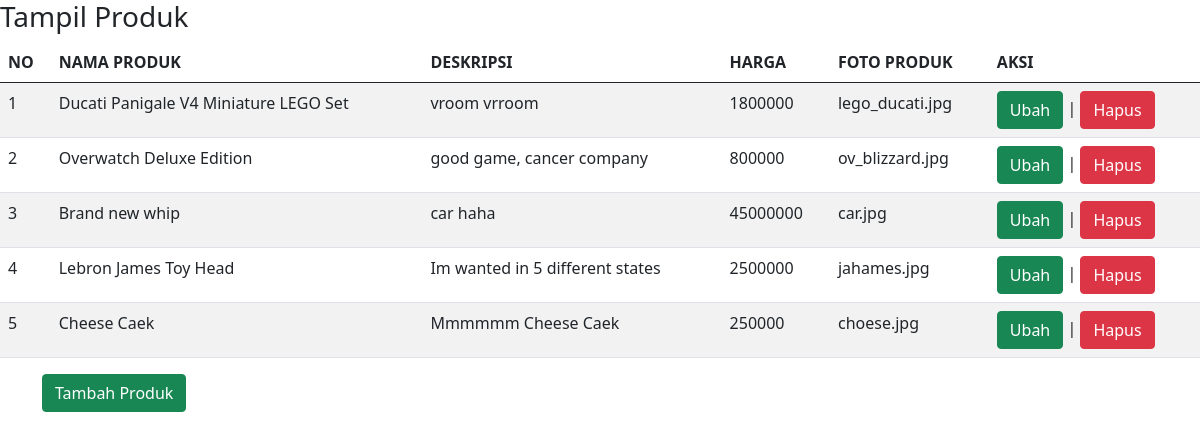
Page /toko_online_final/tampil_produk.php on the committed database.
### tables this page shows
CREATE TABLE `produk` (
  `id_produk` int(11) NOT NULL,
  `nama_produk` varchar(100) NOT NULL,
  `deskripsi` text NOT NULL,
  `harga` int(11) NOT NULL,
  `foto_produk` varchar(225) NOT NULL
);

### toko_online_final/tampil_produk.php (the view, shortened to what this page needs)
<!DOCTYPE html>
<html>
<head>
    <link href="https://cdn.jsdelivr.net/npm/bootstrap@5.0.1/dist/css/bootstrap.min.css" rel="stylesheet">
</head>
<body>
    <h3>Tampil Produk</h3>
    <table class="table table-hover table-striped">
        <thead>
            <tr>
                <th>NO</th>
                <th>NAMA PRODUK</th>
                <th>DESKRIPSI</th>
                <th>HARGA</th>
                <th>FOTO PRODUK</th>
                <th>AKSI</th>
            </tr>
        </thead>
        <tbody>
            <?php
            include "koneksi.php";
            $qry_produk=mysqli_query($conn,"SELECT * FROM produk");
            $no=0;
            while($data_produk=mysqli_fetch_array($qry_produk)){
            $no++;?>
        <tr>
            <td><?=$no?></td>
            <td><?=$data_produk['nama_produk']?></td>
            <td><?=$data_produk['deskripsi']?></td>
            <td><?=$data_produk['harga']?></td>
            <td><?=$data_produk['foto_produk']?></td>
            <td>
                <a href="ubah_produk.php?id_produk=<?=$data_produk['id_produk']?>" class="btn btn-success">Ubah</a>
                | <a href="hapus_produk.php?id_produk=<?=$data_produk['id_produk']?>" onclick="return confirm('Apakah anda yakin menghapus data ini?')" class="btn btn-danger">Hapus</a>
            </td>
        </tr>
            <?php
            }
            ?>
        </tbody>
    </table>
    <div class="container">
    <a href="tambah_produk.php" class="btn btn-success">Tambah Produk</a>
    </div>
</body>
</html>

### rows in the picture
produk: nama_produk "Ducati Panigale V4 Miniature LEGO Set", deskripsi "vroom vrroom", harga "1800000", foto_produk "lego_ducati.jpg"
produk: nama_produk "Overwatch Deluxe Edition", deskripsi "good game, cancer company", harga "800000", foto_produk "ov_blizzard.jpg"
produk: nama_produk "Brand new whip", deskripsi "car haha", harga "45000000", foto_produk "car.jpg"
produk: nama_produk "Lebron James Toy Head", deskripsi "Im wanted in 5 different states", harga "2500000", foto_produk "jahames.jpg"
produk: nama_produk "Cheese Caek", deskripsi "Mmmmmm Cheese Caek", harga "250000", foto_produk "choese.jpg"
